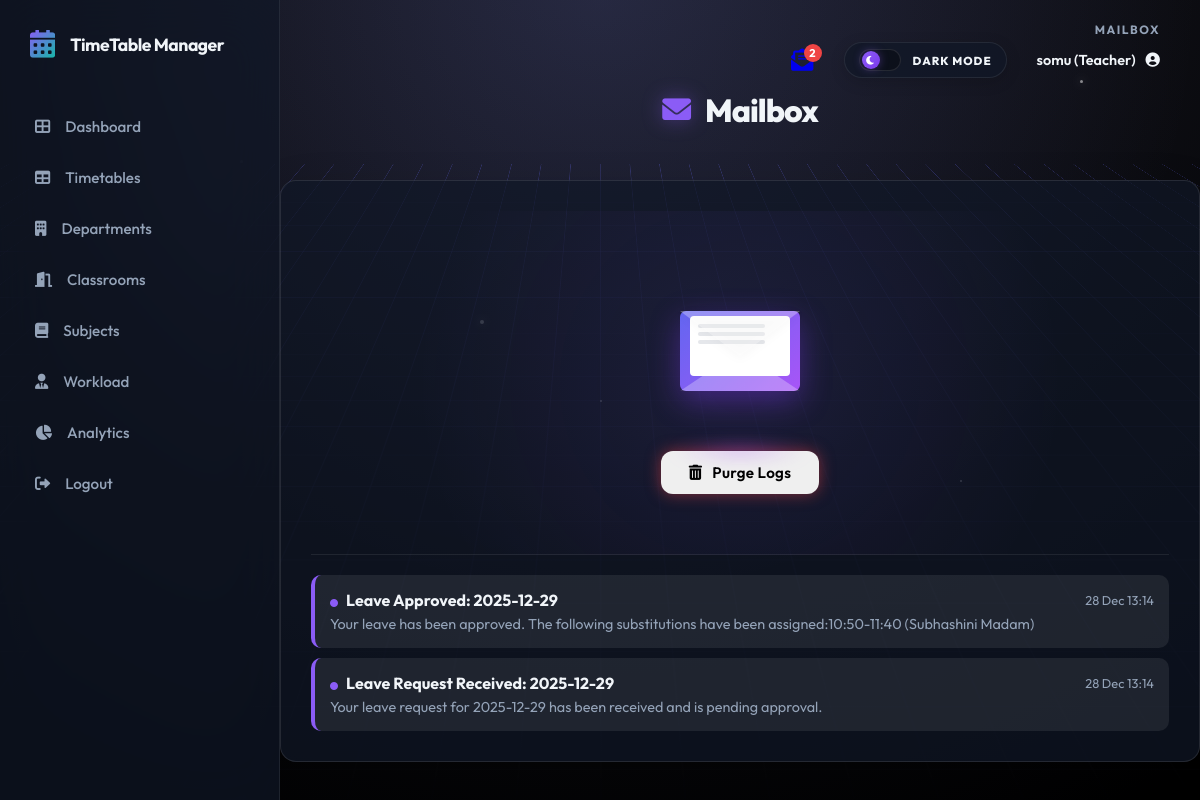
/mailbox (signed in), run on an earlier commit of the app's database.
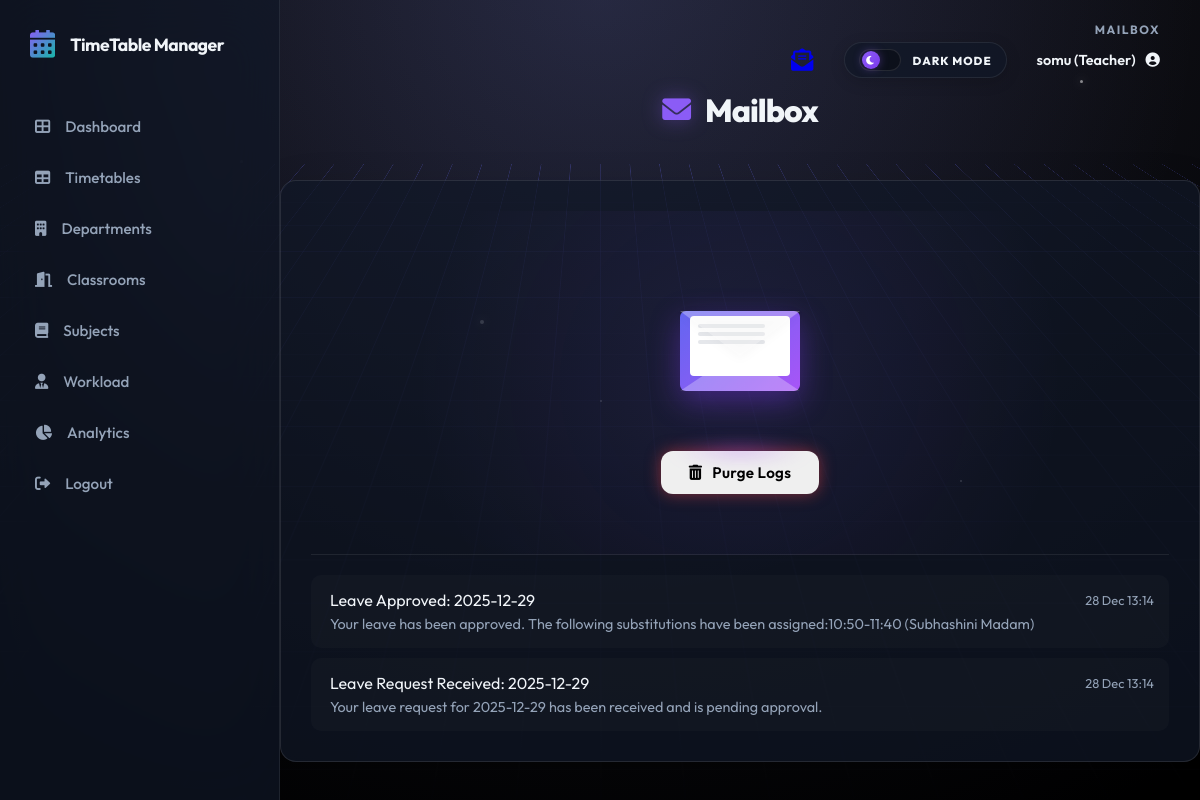
And on a later commit of the database.
### models.py (models this page shows)
class User(db.Model, UserMixin):
    id = db.Column(db.Integer, primary_key=True)
    username = db.Column(db.String(80), unique=True, nullable=False)
    password = db.Column(db.String(120), nullable=False)
    email = db.Column(db.String(120), nullable=True)
    role = db.Column(db.String(20), nullable=False, default='student')
    dept_id = db.Column(db.Integer, db.ForeignKey('department.id'), nullable=True)
    teacher_id = db.Column(db.Integer, db.ForeignKey('teacher.id'), nullable=True)
    department = db.relationship('Department', backref='users', lazy=True)
    teacher_profile = db.relationship('Teacher', backref='user_account', uselist=False, lazy=True)

class Message(db.Model):
    id = db.Column(db.Integer, primary_key=True)
    recipient_id = db.Column(db.Integer, db.ForeignKey('user.id'), nullable=False)
    sender_id = db.Column(db.Integer, db.ForeignKey('user.id'), nullable=True) # None = System
    subject = db.Column(db.String(150), nullable=False)
    body = db.Column(db.Text, nullable=False)
    timestamp = db.Column(db.DateTime, default=datetime.utcnow)
    is_read = db.Column(db.Boolean, default=False)
    category = db.Column(db.String(50), default='System')
    recipient = db.relationship('User', foreign_keys=[recipient_id], backref='messages_received')
    sender = db.relationship('User', foreign_keys=[sender_id], backref='messages_sent')

### routes.py (the view)
@main.route('/mailbox')
@login_required
def mailbox():
    messages = Message.query.filter_by(recipient_id=current_user.id).order_by(Message.timestamp.desc()).all()
    return render_template('mailbox.html', messages=messages)

### app.py (called while the page is built)
@login_manager.user_loader
def load_user(user_id):
    return User.query.get(int(user_id))

@app.context_processor
def inject_unread_count():
    from flask_login import current_user
    from models import Message
    if current_user.is_authenticated:
        count = Message.query.filter_by(recipient_id=current_user.id, is_read=False).count()
        return dict(unread_count=count)
    return dict(unread_count=0)

### templates/mailbox.html (shortened to what this page needs)
{% extends 'base.html' %}
{% block icon %}<i class="fas fa-envelope"></i>{% endblock %}
{% block title %}Mailbox{% endblock %}
{% block content %}
<div class="card">
    <div class="mailbox-hero">
        <div class="mail-logo-container">
            <div class="envelope-3d">
                <div class="envelope-flap"></div>
                <div class="envelope-pocket"></div>
                <div class="envelope-letter">
                    <div class="letter-lines"></div>
                </div>
            </div>
            <div class="envelope-glow"></div>
        </div>
        <div class="mailbox-header-content">
            <div class="mailbox-actions">
                {% if messages %}
                <form action="{{ url_for('main.clear_mailbox') }}" method="POST"
                    onsubmit="return confirm('Are you sure you want to delete ALL messages? This cannot be undone.');"
                    style="display:inline;">
                    <button type="submit" class="btn btn-danger glow-btn-danger">
                        <i class="fas fa-trash-alt"></i> Purge Logs
                    </button>
                </form>
                {% endif %}
            </div>
        </div>
    </div>
    {% if messages %}
    <div style="display: flex; flex-direction: column; gap: 10px;">
        {% for msg in messages %}
        <a href="{{ url_for('main.read_message', id=msg.id) }}"
            style="display: block; text-decoration: none; color: inherit;">
            <div class="message-card" style="
                    padding: 15px;
                    border-radius: 10px;
                    background: {% if msg.is_read %}rgba(255,255,255,0.02){% else %}rgba(255,255,255,0.08){% endif %};
                    border-left: 4px solid {% if msg.is_read %}transparent{% else %}var(--primary){% endif %};
                    transition: all 0.2s ease;">
                <div style="display: flex; justify-content: space-between; align-items: center; margin-bottom: 5px;">
                    <span style="font-weight: {% if msg.is_read %}normal{% else %}bold{% endif %}; font-size: 1rem;">
                        {% if not msg.is_read %}<i class="fas fa-circle"
                            style="font-size: 0.5rem; color: var(--primary); margin-right: 5px;"></i>{% endif %}
                        {{ msg.subject }}
                    </span>
                    <span style="font-size: 0.8rem; color: var(--text-muted);">{{ msg.timestamp.strftime('%d %b %H:%M')
                        }}</span>
                </div>
                <div
                    style="font-size: 0.9rem; color: var(--text-muted); white-space: nowrap; overflow: hidden; text-overflow: ellipsis;">
                    {{ msg.body | striptags }}
                </div>
            </div>
        </a>
        {% endfor %}
    </div>
    {% else %}
    <div style="text-align: center; padding: 40px; color: var(--text-muted);">
        <i class="fas fa-inbox" style="font-size: 3rem; margin-bottom: 20px; opacity: 0.3;"></i>
        <p>Your mailbox is empty.</p>
    </div>
    {% endif %}
</div>
{% endblock %}

### templates/base.html (shortened to what this page needs)
<!DOCTYPE html>
<html lang="en">
<head>
    <link rel="stylesheet" href="{{ url_for('static', filename='css/style.css') }}">
    <link rel="stylesheet" href="https://cdnjs.cloudflare.com/ajax/libs/font-awesome/6.0.0/css/all.min.css">
</head>
<body>
    <div class="cyber-grid-container">
        <div class="cyber-grid"></div>
        <div class="cyber-glow"></div>
        <div class="floating-particles">
            <i></i><i></i><i></i><i></i><i></i><i></i>
        </div>
    </div>
    {% set is_auth = request.endpoint in ['main.login', 'main.register', 'main.register_student',
    'main.register_teacher'] %}
    <div class="{{ 'app-wrapper' if not is_auth else '' }}">
        {% if not is_auth %}
        <aside class="sidebar" id="appSidebar">
            <div class="sidebar-header">
                <i class="fas fa-calendar-alt"></i>
                <h2>TimeTable Manager</h2>
            </div>
            <ul class="sidebar-nav">
                <li class="nav-item {% if request.endpoint == 'main.dashboard' %}active{% endif %}">
                    <a href="{{ url_for('main.dashboard') }}" class="nav-link">
                        <i class="fas fa-th-large"></i> Dashboard
                    </a>
                </li>
                <li class="nav-item {% if request.endpoint == 'main.timetable' %}active{% endif %}">
                    <a href="{{ url_for('main.timetable') }}" class="nav-link">
                        <i class="fas fa-table"></i> Timetables
                    </a>
                </li>
                <li class="nav-item {% if request.endpoint == 'main.departments' %}active{% endif %}">
                    <a href="{{ url_for('main.departments') }}" class="nav-link">
                        <i class="fas fa-building"></i> Departments
                    </a>
                </li>
                <li class="nav-item {% if request.endpoint == 'main.classrooms' %}active{% endif %}">
                    <a href="{{ url_for('main.classrooms') }}" class="nav-link">
                        <i class="fas fa-door-open"></i> Classrooms
                    </a>
                </li>
                <li class="nav-item {% if request.endpoint == 'main.courses' %}active{% endif %}">
                    <a href="{{ url_for('main.courses') }}" class="nav-link">
                        <i class="fas fa-book"></i> Subjects
                    </a>
                </li>
                <li class="nav-item">
                    <a href="{{ url_for('main.teachers') }}" class="nav-link">
                        <i class="fas fa-user-tie"></i> Workload
                    </a>
                </li>
                <li class="nav-item {% if request.endpoint == 'main.reports' %}active{% endif %}">
                    <a href="{{ url_for('main.reports') }}" class="nav-link">
                        <i class="fas fa-chart-pie"></i> Analytics
                    </a>
                </li>
                {% if current_user.is_authenticated %}
                <li class="nav-item">
                    <a href="{{ url_for('main.logout') }}" class="nav-link">
                        <i class="fas fa-sign-out-alt"></i> Logout
                    </a>
                </li>
                {% else %}
                <li class="nav-item">
                    <a href="{{ url_for('main.login') }}" class="nav-link">
                        <i class="fas fa-sign-in-alt"></i> Login
                    </a>
                </li>
                {% endif %}
            </ul>
        </aside>
        {% endif %}
        <main class="{{ 'main-area' if not is_auth else '' }}">
            {% if not is_auth %}
            <div class="top-header">
                <div class="header-meta-group">
                    <div class="breadcrumb-mini">{{ request.endpoint.split('.')[-1].replace('_', ' ') }}</div>
                    <div class="user-controls">
                        {% if current_user.is_authenticated %}
                        <a href="{{ url_for('main.mailbox') }}" class="icon-btn nav-mailbox-link" title="Mailbox"
                            style="margin-right: 15px; position: relative;">
                            <i class="fas fa-envelope-open-text nav-mailbox-icon"></i>
                            {% if unread_count > 0 %}
                            <span style="
                                position: absolute;
                                top: -5px;
                                right: -8px;
                                background: #ef4444;
                                color: white;
                                border-radius: 50%;
                                width: 18px;
                                height: 18px;
                                display: flex;
                                justify-content: center;
                                align-items: center;
                                font-size: 0.7rem;
                                font-weight: bold;
                                border: 2px solid var(--bg-secondary);
                            ">{{ unread_count }}</span>
                            {% endif %}
                        </a>
                        <div class="mode-switcher" id="themeToggle" title="Switch Interface Mode">
                            <div class="mode-track">
                                <div class="mode-thumb">
                                    <i class="fas fa-moon moon-icon"></i>
                                </div>
                            </div>
                            <span class="mode-label">Dark Mode</span>
                        </div>
                        <div class="user-dropdown">
                            <a href="{{ url_for('main.profile') }}" class="user-profile" id="userProfileToggle"
                                style="text-decoration: none; color: inherit; cursor: pointer;">
                                <span>{{ current_user.username }} ({{ current_user.role|capitalize }})</span>
                                <i class="fas fa-user-circle"></i>
                            </a>
                        </div>
                        {% else %}
                        <div class="user-profile">
                            <span>Guest</span>
                            <i class="fas fa-user-circle"></i>
                        </div>
                        {% endif %}
                    </div>
                </div>
            </div>
            <div class="page-title-section">
                <div class="page-title">
                    <h1>
                        {% block icon %}<i class="fas fa-brain"></i>{% endblock %}
                        {% block title %}System Workspace{% endblock %}
                    </h1>
                </div>
            </div>
            {% endif %}
            {% block content %}{% endblock %}
    </div>
</body>
</html>

What changed in the data, as far as the page shows it:
changed Message "Leave Approved: 2025-12-29": is_read False → True (drawn)
changed Message "Leave Request Received: 2025-12-29": is_read False → True (drawn)
Also different on the page:
{{ unread_count }}: "2" → (not shown)
